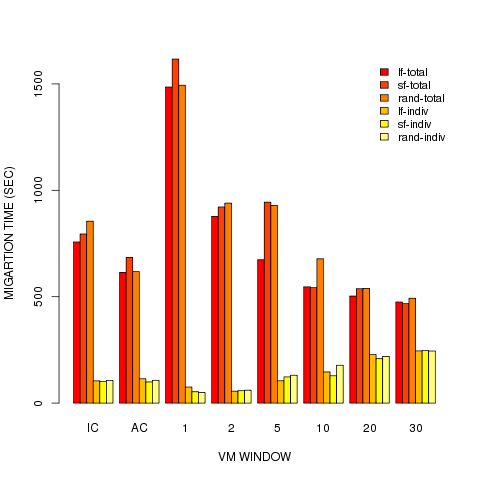

Write R code to recreate this figure.
library(ggplot2)

require(devEMF)
emf('20-80-180.emf')

#png("20-80-180.emf")
#postscript("plot.eps")
#emf("plot.emf")

# header = TRUE ignores the first line, check.names = FALSE allows '+' in 'C++'
benchmark <- read.table("20-80-180.dat", header = TRUE, row.names = "vwnd", check.names = FALSE)

# 't()' is matrix tranposition, 'beside = TRUE' separates the benchmarks, 'heat' provides nice colors
#barplot(t(as.matrix(benchmark)), beside = TRUE, col = heat.colors(6))
barplot(t(as.matrix(benchmark)), beside = TRUE, col = heat.colors(6), xlab = "VM WINDOW", ylab = "MIGARTION TIME (SEC)")

# 'cex' stands for 'character expansion', 'bty' for 'box type' (we don't want borders)
legend("topright", c(names(benchmark)), cex = 0.9, bty = "n", fill = heat.colors(6))

